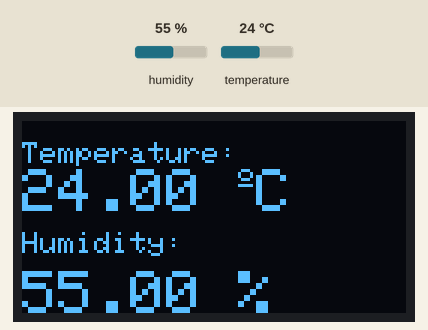
A sketch run on a simulated Arduino Uno, built with avr-gcc and run on an emulated ATmega328P. Shown: 128×64 one-colour display. The inputs (shaded band) are chosen by the test bench; at power-on: humidity 55 %, temperature 24 °C. What the sketch prints to the serial monitor is not drawn.

Above: at 4.6 s.
4.7 s: humidity set to 22 %
At 7.3 s:
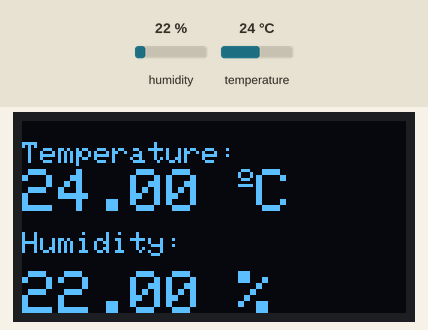
7.7 s: temperature set to 12 °C
At 9.6 s:
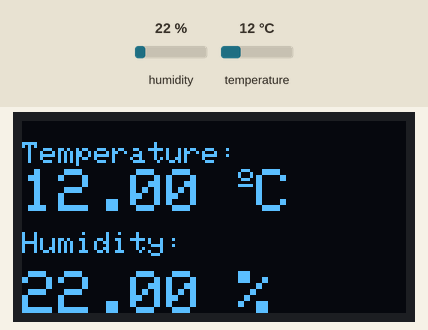
10.7 s: humidity set to 40 %
At 13.1 s:
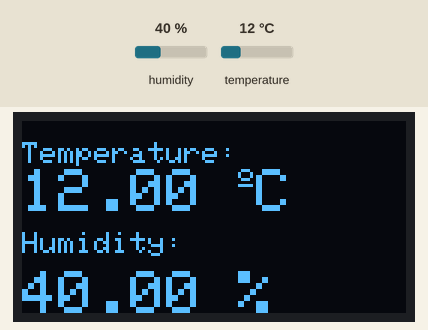
13.8 s: temperature set to 19 °C
At 15.5 s:
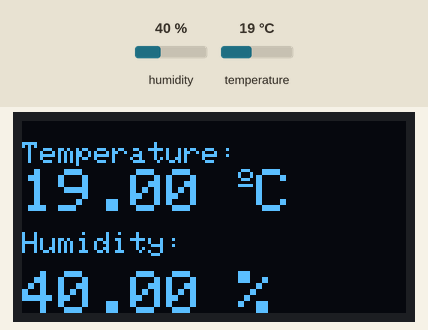
Timing chart, 0 to 17.0 s (numbered marks = the images above; inputs shaded):
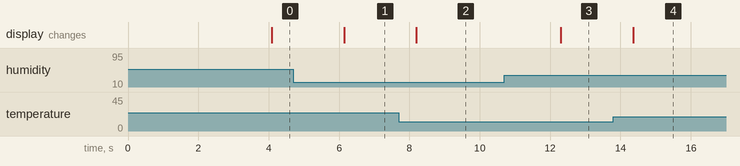

Measured:
- after the input at 4.7 s, the display: changes after 1.4 s (image 1)
- after the input at 7.7 s, the display: changes after 0.50 s (image 2)
- after the input at 10.7 s, the display: changes after 1.6 s (image 3)
- after the input at 13.8 s, the display: changes after 0.56 s (image 4)

The sketch:

temperature-display-in-oled-display.ino
```cpp
//Tech Trends Shameer
//Temperature and Humidity Display in OLED

#include <Wire.h>
#include <Adafruit_GFX.h>
#include <Adafruit_SSD1306.h>
#include <Adafruit_Sensor.h>
#include "DHT.h"


#define SCREEN_WIDTH 128 // OLED display width, in pixels
#define SCREEN_HEIGHT 64 // OLED display height, in pixels

#define OLED_RESET 4
//Adafruit_SH1106 display(OLED_RESET);
Adafruit_SSD1306 display(SCREEN_WIDTH, SCREEN_HEIGHT);
#define DHTPIN 2     // Digital pin connected to the DHT sensor

#define BLUE 0x001F

// Uncomment the type of sensor in use:
#define DHTTYPE    DHT11     // DHT 11
//#define DHTTYPE    DHT22     // DHT 22 (AM2302)
//#define DHTTYPE    DHT21     // DHT 21 (AM2301)

DHT dht(DHTPIN, DHTTYPE);

void setup() {
  Serial.begin(115200);
  dht.begin();
 // display.begin(SH1106_SWITCHCAPVCC, 0x3C);
   display.begin(SSD1306_SWITCHCAPVCC, 0x3C);
  delay(2000);
  display.clearDisplay();
  display.setTextColor(SSD1306_WHITE);
 //  display.setTextColor(BLUE);
}

void loop() {
  delay(2000);

  //read temperature and humidity
  float t = dht.readTemperature();
  float h = dht.readHumidity();
  if (isnan(h) || isnan(t)) {
    Serial.println("Failed to read from DHT sensor!");
  }
Serial.println(t);
Serial.println(h);
  //clear display
  display.clearDisplay();

  // display temperature
  display.setTextSize(1);
  display.setCursor(0,7);
  //display.setTextColor(BLUE);
  display.print("Temperature: ");
  display.setTextSize(2);
  display.setCursor(0,16);
  display.print(t);
  display.print(" ");
  display.setTextSize(1);
  display.cp437(true);
  display.write(167);
  display.setTextSize(2);
  display.print("C");

  // display humidity
  display.setTextSize(1);
  display.setCursor(0, 37);
  display.print("Humidity: ");
  display.setTextSize(2);
  display.setCursor(0, 50);
  display.print(h);
  display.print(" %");

  display.display();
}
```
